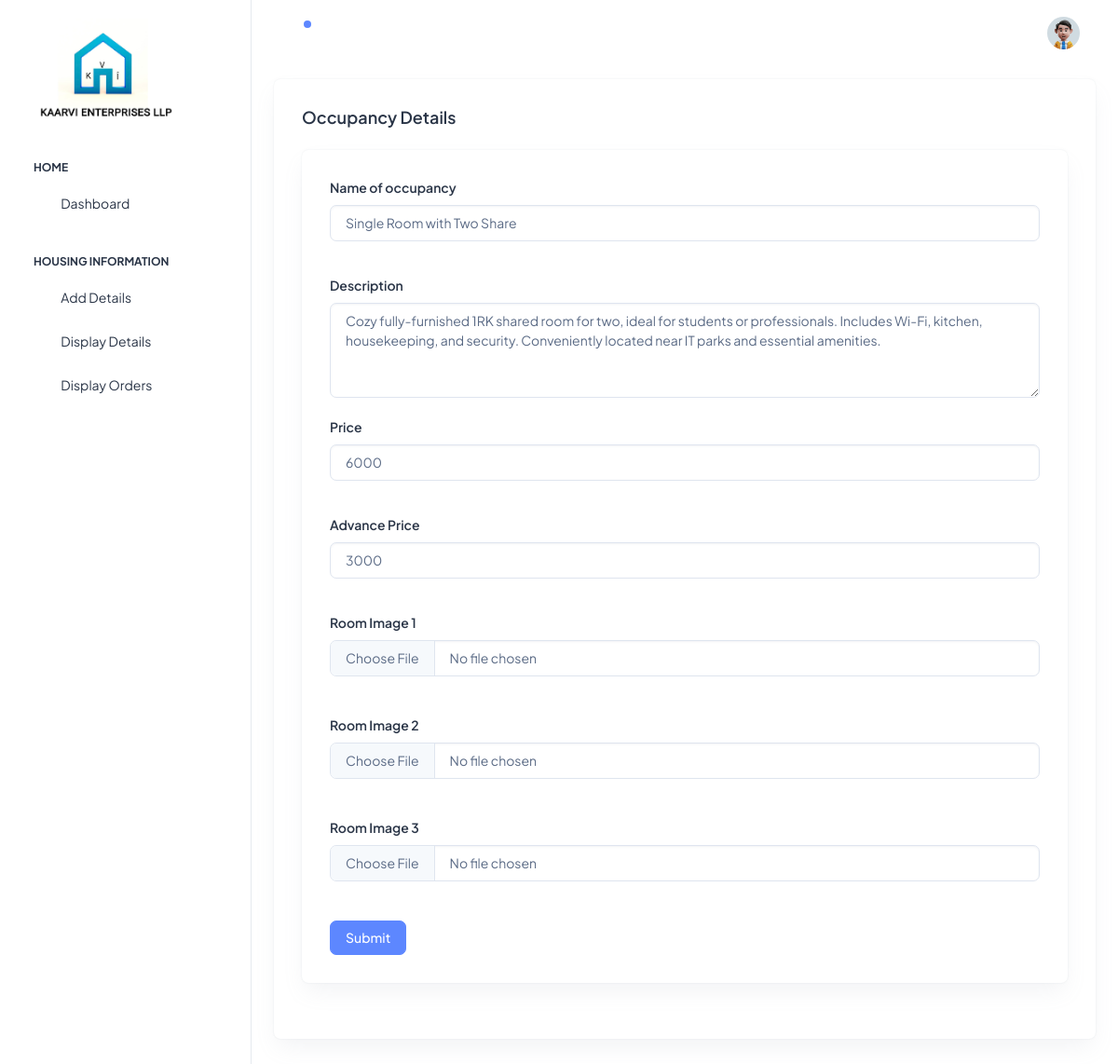
The app's page /Backend/editdetails/9/ with its own data.
### Backend/models.py (models this page shows)
class DetailsDB(models.Model):
    name = models.CharField(max_length=100, null=True, blank=True)
    description = models.CharField(max_length=500, null=True, blank=True)
    price = models.IntegerField(null=True, blank=True)
    advprice = models.IntegerField(null=True, blank=True)
    roomimage1 = models.ImageField(upload_to="Room_images", null=True, blank=True)
    roomimage2 = models.ImageField(upload_to="Room_images", null=True, blank=True)
    roomimage3 = models.ImageField(upload_to="Room_images", null=True, blank=True)

### Backend/views.py (the view)
# urls.py: path('editdetails/<int:Did>/', views.editdetails, name="editdetails"),
def editdetails(req, Did):
    data = DetailsDB.objects.get(id=Did)
    return render(req, "editdetails.html", {'data': data})

### Backend/templates/editdetails.html (shortened to what this page needs)
<!DOCTYPE html>
<html lang="en">
{% extends 'index.html' %}
{% block content %}
<head>
</head>
<body>
<div class="card">
            <div class="card-body">
              <h5 class="card-title fw-semibold mb-4">Occupancy Details</h5>
              <div class="card">
                <div class="card-body">
                  <form method="post" action="{% url 'updatedetails' Uid=data.id %}">
                    <div class="mb-3">
                      <label for="exampleInputEmail1" class="form-label">Name of occupancy </label>
                      <input type="text" class="form-control" id="exampleInputEmail1" placeholder="Name"  aria-describedby="emailHelp" required name="name" value="{{data.name}}">
                    </div><br>
                     <div class="form-group">
                      <label for="exampleInputEmail1" class="form-label"> Description </label>
                      <textarea  class="form-control" id="exampleTextarea1" rows="4" placeholder="Description" required name="description">{{data.description}}</textarea>
                    </div><br>
                    <div class="mb-3">
                      <label for="exampleInputPassword1" class="form-label">Price</label>
                      <input type="number" class="form-control" id="exampleInputPassword1" placeholder="Price" name="price" required  value="{{data.price}}">
                    </div><br>
                    <div class="mb-3">
                      <label for="exampleInputPassword1" class="form-label">Advance Price</label>
                      <input type="number" class="form-control" id="exampleInputPsword1" name="advprice"  placeholder="Adv Price" required value="{{data.advprice}}">
                    </div><br>
                    <div class="form-group">
                       <label for="exampleInputPassword1" class="form-label">Room Image 1</label>
                      <input type="file" class="form-control" placeholder=" Image" name="roomimage1" required value="{{data.roomimage1}}">
                    </div><br><br>
                    <div class="form-group">
                       <label for="exampleInputPassword1" class="form-label">Room Image 2</label>
                      <input type="file" class="form-control" placeholder=" Image" name="roomimage2" required value="{{data.roomimage2}}">
                    </div><br><br>
                    <div class="form-group">
                       <label for="exampleInputPassword1" class="form-label">Room Image 3</label>
                      <input type="file" class="form-control" placeholder=" Image" name="roomimage3" required value="{{data.roomimage3}}">
                    </div><br><br>
                    <button type="submit" class="btn btn-primary">Submit</button>
                  </form>
                </div>
              </div>
            </div>
          </div>
</body>
</html>
{% endblock %}

### records on screen
DetailsDB: name "Single Room with Two Share", description "Cozy fully-furnished 1RK shared room for two, ideal for students or professionals. Includes Wi-Fi, kitchen, housekeeping, and security. Conveniently located near IT parks and essential amenities.", price "6000", advprice "3000"
